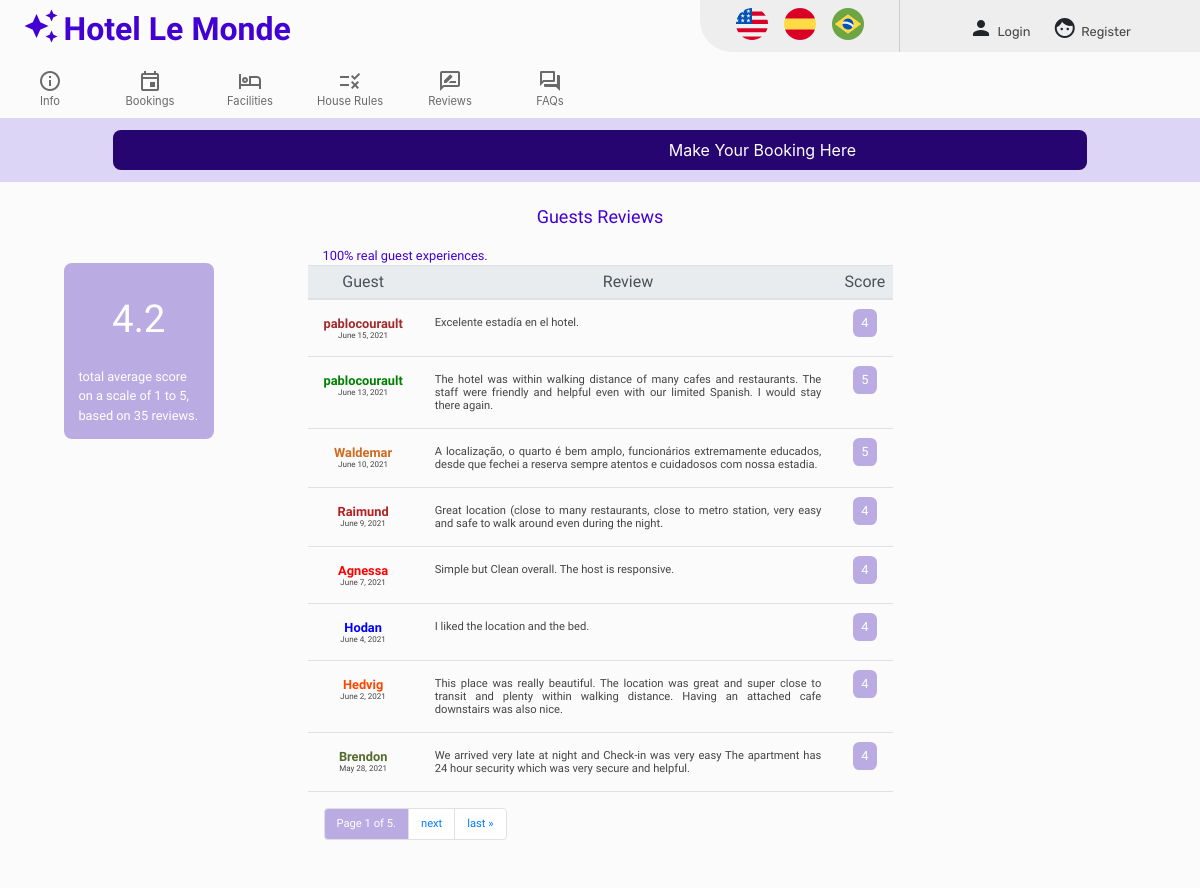
The app's page /reviews with its own data.
### hotel/models.py (models this page shows, shortened)
class Comments(models.Model):
       user = models.ForeignKey(User, on_delete=models.DO_NOTHING, blank=False)
       date = models.DateField(blank=False, auto_now=False, auto_now_add=False)
       comment = models.CharField(max_length=512, blank=False)
       score = models.IntegerField(validators=[MinValueValidator(0),
                                               MaxValueValidator(10)],default=0)

class User(AbstractUser):
       def __str__(self):
        return f"{self.username}"

### hotel/views.py (the view)
# urls.py: path("reviews", views.reviews, name="reviews"),
def reviews(request):
        name_color = ['Red','Blue','Green','Orange','BlueViolet','Brown',
                      'Chocolate','Coral','DarkOliveGreen','DarkSalmon',
                      'FireBrick','DodgerBlue','GoldenRod','OrangeRed']
        comments = Comments.objects.all().order_by('-date')
        average_calc = Comments.objects.aggregate(Avg('score'))
        average = round(average_calc['score__avg'], 1)
        reviews = Comments.objects.all().count()
        paginator = Paginator(comments, 8) # Show 8 comments per page.
        page_number = request.GET.get('page')
        page_obj = paginator.get_page(page_number)
        return render(request, "hotel/reviews.html", { 'page_obj': page_obj,
                                                       'name_color': name_color,
                                                       'average': average,
                                                       'reviews': reviews })

### hotel/templates/hotel/reviews.html (shortened to what this page needs)
{% extends "hotel/layout.html" %}
{% load i18n %}
{% load static %}
{% block body %}
  <div class="row">
    <div class="col-lg-12 col-sm-12 reviews-title">
    {% translate 'Guests Reviews' %}
    </div>
  </div>
  <div class="row">
    <div class="col-lg-3 col-sm-12">
      <div id="reviews-average-div">
      <div id="reviews-score-div">{{ average }}</div> <br>
                                                      {% translate 'total average score' %}
                                                      {% translate 'on a scale of 1 to 5,' %}
                                                      {% translate 'based on' %} {{ reviews }} {% translate 'reviews.' %}
    </div>
    </div>
<div class="col-lg-6 col-sm-12">
<div class="col-lg-12 col-sm-12">
  <text class="reviews-note"> {% translate '100% real guest experiences.' %} </text>
</div>
<table class="table" id="reviews-table">
<thead class="thead-light">
   <th scope="col"> {% translate 'Guest' %} </th>
   <th scope="col"> {% translate 'Review' %} </th>
   <th scope="col"> {% translate 'Score' %} </th>
</thead>
<tbody>
{% for comment in page_obj %}
   <tr>
       <td><text class="reviews-author" style="color:{{ name_color|random }}">{{ comment.user }}</text> <br>
           <text class="reviews-date">{{ comment.date }}</text></td>
       <td><text class="reviews-comment">{{ comment.comment }}</text></td>
       <td><text class="reviews-score">{{ comment.score }}</text></td>
   </tr>
{% endfor %}
   <tr>
   <td colspan="4">
     <nav>
      <ul class="pagination">
              <li class="page-item">
                <a class="page-link reviews-active" href=""> {% translate 'Page' %} {{ page_obj.number }} {% translate 'of' %} {{ page_obj.paginator.num_pages }}.</a>
              </li>
           {% if page_obj.has_next %}
               <li class="page-item">
               <a class="page-link" href="?page={{ page_obj.next_page_number }}">{% translate 'next' %}</a>
              </li>
               <li class="page-item">
               <a class="page-link"href="?page={{ page_obj.paginator.num_pages }}">{% translate 'last' %} &raquo;</a>
              </li>
           {% endif %}
      </ul>
    </nav>
   </td>
   </tr>
</tbody>
</table>
</div>
<div class="col-lg-3 col-sm-12">
</div>
</div>
{% endblock %}

### hotel/static/hotel/styles.css (style rules this page uses)
body { background-color: #FBFBFB !important; padding: 0; overflow-x: hidden; overflow-y: scroll; }
.reviews-note { font-family: 'Comfortaa', cursive; font-size: 0.8rem; color: #4300D2; text-align: center; }
#reviews-table thead th { font-family: 'Comfortaa', cursive; font-size: 0,8rem; font-weight: normal; padding: 0.4rem; text-align: center; }
#reviews-table tbody td { font-family: 'Comfortaa', cursive; font-size: 0.7rem; font-weight: normal; padding: 1rem; text-align: center; }
#reviews-table tbody td:nth-child(2) { text-align:justify; }
.reviews-author { font-size: 0.8rem; font-weight: 900; }
.reviews-date { font-size: 0.5rem; color: #444 }
.reviews-comment { font-size: 0.7rem; color: #444 }
.reviews-score { font-size: 0.8rem; background: #BAACE3; color: white; padding: 0.4rem 0.5rem; border-radius: 0.4rem; }
.reviews-active { background: #BAACE3; color: white; }
#reviews-average-div { font-family: 'Comfortaa', cursive; font-size: 0.8rem; background: #BAACE3; color: white; padding: 0.9rem; margin: 1.1rem 4rem 0 4rem; border-radius: 0.5rem; }
#reviews-score-div { font-size: 2.4rem; padding: 0.8rem 0 0 0; text-align: center; }
.booking-title, .orders-title, .invoice-title, .messages-title, .reviews-title { font-family: 'Comfortaa', cursive; font-size: large; font-weight: normal; color: #4300D2; text-align: center; padding-top: 0.8rem; padding-bottom: 1rem; }

### records on screen
Comments: user "pablocourault", date "June 15, 2021", comment "Excelente estadía en el hotel.", score "4"
Comments: user "pablocourault", date "June 13, 2021", comment "The hotel was within walking distance of many cafes and restaurants. The staff were friendly and helpful even with our limited Spanish. I would stay there again.", score "5"
Comments: user "Waldemar", date "June 10, 2021", comment "A localização, o quarto é bem amplo, funcionários extremamente educados, desde que fechei a reserva sempre atentos e cuidadosos com nossa estadia.", score "5"
Comments: user "Raimund", date "June 9, 2021", comment "Great location (close to many restaurants, close to metro station, very easy and safe to walk around even during the night.", score "4"
Comments: user "Agnessa", date "June 7, 2021", comment "Simple but Clean overall. The host is responsive.", score "4"
Comments: user "Hodan", date "June 4, 2021", comment "I liked the location and the bed.", score "4"
Comments: user "Hedvig", date "June 2, 2021", comment "This place was really beautiful. The location was great and super close to transit and plenty within walking distance. Having an attached cafe downstairs was also nice.", score "4"
Comments: user "Brendon", date "May 28, 2021", comment "We arrived very late at night and Check-in was very easy The apartment has 24 hour security which was very secure and helpful.", score "4"

### other values on screen
{{ average }} "4.2"
{{ reviews }} "35"
{{ page_obj.number }} "1"
{{ page_obj.paginator.num_pages }} "5"
